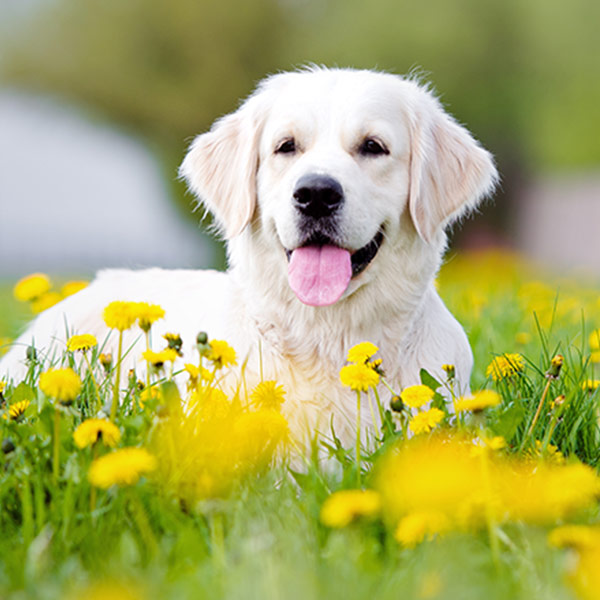
#> input picture blu1.jpg, 600 x 600 px
$ python img_bgr_split.py   (Python 2 division)
#> lines starting #> are read from the running program, lines starting #| are printed output that depends on the picture
#!/usr/bin/python2


import  cv2
img=cv2.imread('blu1.jpg')
#> img is the input picture: shape (600, 600, 3); mean B, G, R 104.5, 173, 171.1

#  spliting img into all 3  colors

b,g,r=cv2.split(img)
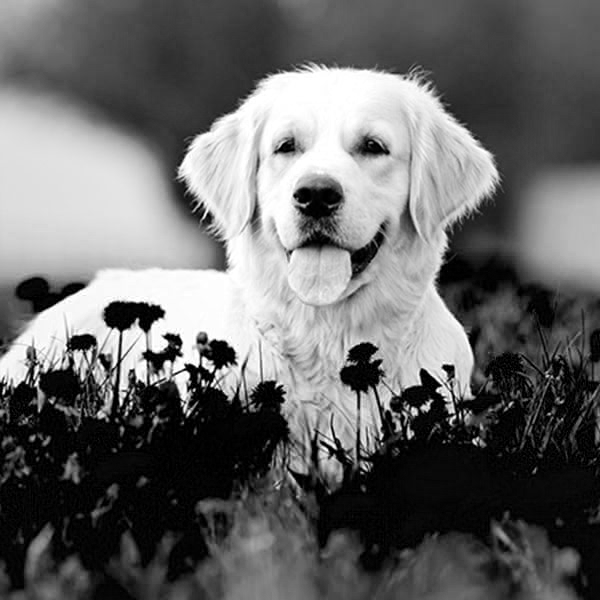
#> b: shape (600, 600); min 0, max 255, mean 104.5
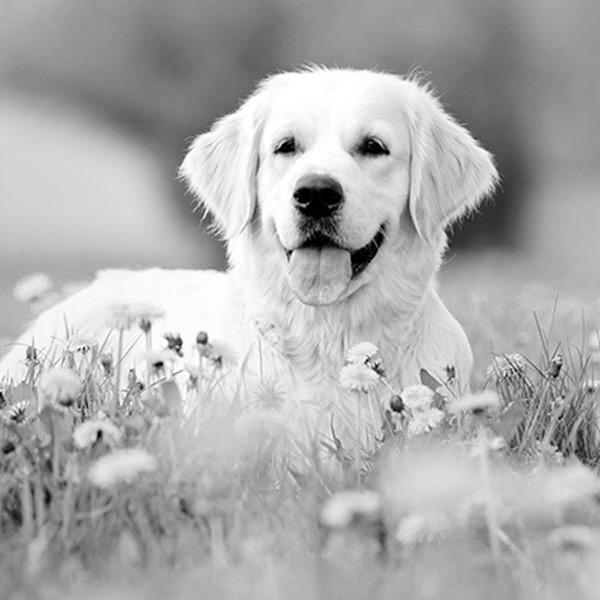
#> g: shape (600, 600); min 0, max 255, mean 173
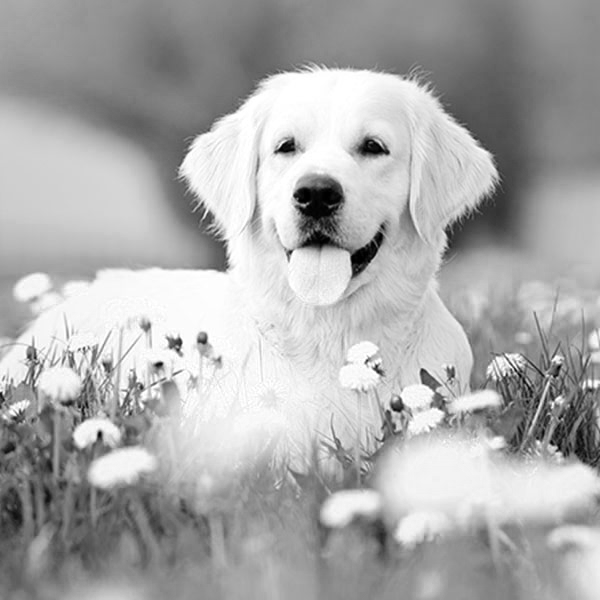
#> r: shape (600, 600); min 0, max 255, mean 171.1

print b
#> (printed output is left out)
print g
#> (printed output is left out)
print r
#> (printed output is left out)

cv2.imshow('blue window',b)
cv2.imshow('green window',g)
cv2.imshow('Red window',r)
cv2.waitKey(0)
cv2.destroyAllWindows()
